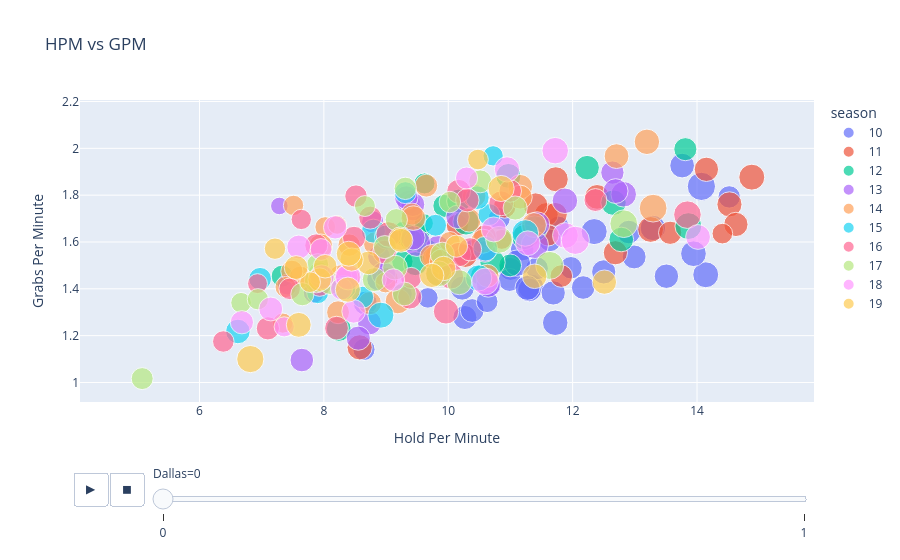

Here is the notebook cell this chart was saved with:
### Code cell
hpm_gpm_O_all = px.scatter(MLTP_O, x = "hpm", y = "gpm",
size = "scorepm", color = "season", animation_frame = "Dallas",
hover_data = ["player"],
labels = {'hpm': 'Hold Per Minute', 'gpm': 'Grabs Per Minute'},
title = 'HPM vs GPM')

hpm_gpm_O_all.update_xaxes(range = [MLTP_O['hpm'].min() - 1, MLTP_O['hpm'].max() + 1])
hpm_gpm_O_all.update_yaxes(range = [MLTP_O['gpm'].min() - 0.1, MLTP_O['gpm'].max() + 0.1])

hpm_gpm_O_all.update_layout(scene=dict(xaxis=dict(title='Hold Per Minute'),
yaxis=dict(title='Grabs Per Minute')), height = 900)
hpm_gpm_O_all.show()

### Figure 1 — Plotly figure (JSON) as saved in the notebook; plotly's stock layout.template omitted (floating-point values rounded to 4 significant figures)
{"data": [{"customdata": [["Altiger"], ["Vials"], ["dywz"], ["ooo killem"], ["bad"], ["Stojakovic"], ["Fronj"], ["MiIky"], ["Ty"], ["Ball God"], ["MrFruitzy"], ["BALLDON'TLIE"], ["wanker -->"], ["timeboy"], ["Mufro"], ["BAllstar"], ["LEBRON*JAMES"], ["toasty."], ["i'm high"], ["Have mad"], ["danisk"], ["okthen"], ["Mr. Hat"], ["DEAD NAN"], ["owen"], ["Legman"], ["ProTagonist_"], ["np"], ["WowSuchPro"], ["Romulus"], ["intercest"], ["Stalin"], ["Legion"], ["Wanye"], ["Some Paul"], ["DOKE"], ["swerve"]], "hovertemplate": "season=10<br>Dallas=0<br>Hold Per Minute=%{x}<br>Grabs Per Minute=%{y}<br>scorepm=%{marker.size}<br>player=%{customdata[0]}<extra></extra>", "legendgroup": "10", "marker": {"color": "#636efa", "size": [4.061, 3.237, 3.473, 3.406, 3.547, 4.11, 3.389, 3.07, 3.612, 3.96, 2.588, 3.167, 3.222, 3, 3.449, 3.459, 4.885, 3.506, 4.149, 2.877, 3.092, 3.797, 3.41, 3.662, 2.928, 4.263, 3.729, 3.592, 2.993, 3.157, 3.522, 2.471, 3.401, 3.985, 2.89, 3.517, 4.043], "sizemode": "area", "sizeref": 0.01221, "symbol": "circle"}, "mode": "markers", "name": "10", "orientation": "v", "showlegend": true, "type": "scatter", "x": [11.33, 11, 10.66, 12.17, 10.27, 14.14, 11.19, 14.52, 11.69, 13.29, 9.672, 11.43, 10.99, 8.645, 10.39, 11.3, 14.07, 12.99, 12.35, 10.42, 11.97, 11.27, 12.9, 13.51, 11.77, 11.11, 13.76, 12.5, 10.82, 11.64, 10.22, 9.261, 8.878, 11.72, 10.62, 8.667, 13.94], "xaxis": "x", "y": [1.408, 1.485, 1.416, 1.406, 1.278, 1.46, 1.569, 1.792, 1.383, 1.66, 1.361, 1.488, 1.438, 1.141, 1.307, 1.395, 1.837, 1.536, 1.644, 1.567, 1.49, 1.404, 1.643, 1.454, 1.664, 1.51, 1.926, 1.472, 1.7, 1.607, 1.403, 1.378, 1.441, 1.255, 1.345, 1.339, 1.55], "yaxis": "y"}, {"customdata": [["BALLDON'TLIE"], ["MiIky"], ["sun chips"], ["Spjork"], ["bright"], ["Hulzy"], ["thenewguy."], ["Fatal"], ["danisk"], ["CB13"], ["Jake from SF"], ["Mr. Hat"], ["Ty"], ["toasty."], ["Dor"], ["meaL"], ["intercest"], ["eggo"], ["dywz"], ["MEGATRON"], ["destar"], ["BAN NAN"], ["Apopalypse"], ["Wayne"], ["Renegade"]], "hovertemplate": "season=11<br>Dallas=0<br>Hold Per Minute=%{x}<br>Grabs Per Minute=%{y}<br>scorepm=%{marker.size}<br>player=%{customdata[0]}<extra></extra>", "legendgroup": "11", "marker": {"color": "#EF553B", "size": [3.471, 3.624, 4.079, 3.49, 3.311, 3.857, 3.712, 3.036, 2.444, 3.875, 3.413, 3.6, 2.944, 4.123, 3.741, 3.836, 4.446, 3.153, 2.842, 3.592, 3.118, 2.607, 3.571, 3.119, 2.79], "sizemode": "area", "sizeref": 0.01221, "symbol": "circle"}, "mode": "markers", "name": "11", "orientation": "v", "showlegend": true, "type": "scatter", "x": [11.58, 14.15, 13.25, 11.72, 13.57, 14.52, 11.4, 10.15, 10.86, 8.575, 10.28, 14.62, 9.019, 14.88, 12.39, 11.73, 11.27, 10.59, 11.61, 12.69, 11.82, 14.41, 9.824, 10.91, 9.305], "xaxis": "x", "y": [1.717, 1.91, 1.654, 1.718, 1.639, 1.761, 1.757, 1.671, 1.611, 1.15, 1.542, 1.675, 1.444, 1.877, 1.793, 1.868, 1.632, 1.624, 1.629, 1.554, 1.455, 1.636, 1.465, 1.75, 1.625], "yaxis": "y"}, {"customdata": [["danisk"], ["protag"], ["#Frozen"], ["swerve"], ["Fronj"], ["toasty."], ["intercest"], ["Destar"], ["LEBRON*JAMES"], ["Hulzy"], ["okthen"], ["BALLDON'TLIE"], ["MILKY"], ["thenewguy."], ["dywz"], ["GOOBR"], ["bright"], ["Apopalypse"], ["Spjork"], ["Ball God"], ["YAC"], ["Mr. Hat"], ["Gman8181"], ["caramelbaays"]], "hovertemplate": "season=12<br>Dallas=0<br>Hold Per Minute=%{x}<br>Grabs Per Minute=%{y}<br>scorepm=%{marker.size}<br>player=%{customdata[0]}<extra></extra>", "legendgroup": "12", "marker": {"color": "#00cc96", "size": [2.669, 3.663, 2.954, 2.792, 3.237, 3.993, 4.232, 2.921, 3.807, 2.704, 3.862, 3.546, 3.264, 3.46, 3.19, 3.325, 3.714, 3.519, 3.114, 3.971, 3.793, 4.404, 2.26, 3.919], "sizemode": "area", "sizeref": 0.01221, "symbol": "circle"}, "mode": "markers", "name": "12", "orientation": "v", "showlegend": true, "type": "scatter", "x": [10.53, 12.23, 7.329, 9.262, 9.938, 11.39, 10.29, 9.668, 10.97, 9.618, 11.22, 9.504, 13.81, 10.16, 11.0, 9.289, 12.78, 9.47, 9.407, 12.66, 8.239, 13.86, 9.607, 10.71], "xaxis": "x", "y": [1.458, 1.918, 1.454, 1.517, 1.754, 1.657, 1.686, 1.564, 1.882, 1.85, 1.621, 1.632, 1.996, 1.775, 1.5, 1.639, 1.611, 1.507, 1.607, 1.768, 1.229, 1.668, 1.68, 1.512], "yaxis": "y"}, {"customdata": [["Legman"], ["Dino"], ["Ball God"], ["noblord"], ["toasty."], ["CB13"], ["Mufro"], ["swerve"], ["intercest"], ["Hulzy"], ["Milky"], ["protag"], ["Fatal"], ["chipper"], ["Bamboozler"], ["DT"], ["Mr. Hat"], ["Apopalypse"], ["GOOBR"], ["Destar"], ["bright"], ["young savage"], ["WarriOrs"], ["clownmeaL"], ["Waynee"]], "hovertemplate": "season=13<br>Dallas=0<br>Hold Per Minute=%{x}<br>Grabs Per Minute=%{y}<br>scorepm=%{marker.size}<br>player=%{customdata[0]}<extra></extra>", "legendgroup": "13", "marker": {"color": "#ab63fa", "size": [3.907, 3.385, 3.408, 1.892, 4.567, 3.408, 2.679, 3.188, 4.546, 3.375, 3.989, 3.329, 3.491, 2.915, 3.564, 3.646, 3.98, 2.691, 2.389, 3.021, 3.579, 3.515, 3.77, 3.37, 3.574], "sizemode": "area", "sizeref": 0.01221, "symbol": "circle"}, "mode": "markers", "name": "13", "orientation": "v", "showlegend": true, "type": "scatter", "x": [11.43, 9.83, 9.363, 7.285, 11.39, 7.646, 7.838, 8.887, 9.496, 10.15, 12.82, 12.64, 8.733, 10.59, 8.554, 9.432, 11.88, 7.418, 9.432, 8.786, 8.961, 9.43, 12.69, 9.325, 10.64], "xaxis": "x", "y": [1.675, 1.578, 1.771, 1.754, 1.587, 1.096, 1.383, 1.538, 1.596, 1.707, 1.804, 1.896, 1.254, 1.56, 1.189, 1.618, 1.776, 1.418, 1.732, 1.686, 1.464, 1.76, 1.817, 1.79, 1.416], "yaxis": "y"}, {"customdata": [["Gman8181"], ["bubblez"], ["eee"], ["A-A-ron"], ["veezy"], ["protag"], ["Bumballbee"], ["GOOBR"], ["ccga's mom"], ["felon fred"], ["Pnaoxt"], ["Wanye"], ["Weed"], ["WarriOrs"], ["Mufro"], ["fuckthecrc"], ["Gasol"], ["Ty"], ["beast mode"], ["Will1119"], ["MONSTAH"], ["Vials"], ["BALLDON'TLIE"], ["jjpoole"], ["Renegade"], ["Destar"], ["Crossover"], ["Pie Cat"], ["NEUhusky"], ["danisk"], ["PK SMURFBALL"], ["melon head"], ["DEAD NAN"], ["moobear"], ["FLY"], ["#SelfySyntax"]], "hovertemplate": "season=14<br>Dallas=0<br>Hold Per Minute=%{x}<br>Grabs Per Minute=%{y}<br>scorepm=%{marker.size}<br>player=%{customdata[0]}<extra></extra>", "legendgroup": "14", "marker": {"color": "#FFA15A", "size": [3.429, 2.631, 3.156, 3.241, 2.625, 3.956, 2.936, 3.794, 3.408, 3.545, 3.009, 3.661, 3.3, 4.719, 3.264, 3.764, 3.675, 3.903, 3.452, 2.942, 3.044, 3.369, 3.861, 3.725, 2.538, 3.008, 3.2, 3.693, 3.21, 2.493, 3.067, 2.723, 3.5, 2.151, 3.483, 2.7], "sizemode": "area", "sizeref": 0.01221, "symbol": "circle"}, "mode": "markers", "name": "14", "orientation": "v", "showlegend": true, "type": "scatter", "x": [10.34, 8.992, 8.4, 8.262, 8.022, 13.19, 7.621, 11.38, 10.42, 10.56, 9.794, 9.825, 8.739, 13.29, 10.63, 12.71, 11.16, 9.189, 8.828, 9.417, 9.764, 9.731, 9.9, 9.438, 7.513, 7.486, 9.647, 9.007, 8.229, 7.339, 8.407, 7.385, 11.16, 8.214, 7.95, 10.03], "xaxis": "x", "y": [1.693, 1.427, 1.447, 1.453, 1.664, 2.028, 1.45, 1.672, 1.797, 1.603, 1.531, 1.542, 1.339, 1.744, 1.456, 1.967, 1.836, 1.347, 1.593, 1.719, 1.533, 1.539, 1.517, 1.702, 1.756, 1.475, 1.841, 1.635, 1.3, 1.254, 1.587, 1.408, 1.792, 1.673, 1.583, 1.6], "yaxis": "y"}, {"customdata": [["intercest"], ["sun chips"], ["protag"], ["bright"], ["BALLDON'TLIE"], ["MILKY"], ["GOOBR"], ["pulpo"], ["Gasol"], ["Curry"], ["DT"], ["badger"], ["toasty."], ["Destar"], ["taco."], ["Ty"]], "hovertemplate": "season=15<br>Dallas=0<br>Hold Per Minute=%{x}<br>Grabs Per Minute=%{y}<br>scorepm=%{marker.size}<br>player=%{customdata[0]}<extra></extra>", "legendgroup": "15", "marker": {"color": "#19d3f3", "size": [3.693, 3.743, 2.525, 4.204, 3.514, 2.975, 2.932, 3.418, 2.95, 2.929, 3.618, 4.312, 4.15, 3.161, 2.946, 3.635], "sizemode": "area", "sizeref": 0.01221, "symbol": "circle"}, "mode": "markers", "name": "15", "orientation": "v", "showlegend": true, "type": "scatter", "x": [6.618, 10.6, 10.72, 10.49, 8.796, 10.66, 9.796, 10.47, 9.311, 7.9, 9.011, 11.24, 8.917, 6.975, 8.625, 8.32], "xaxis": "x", "y": [1.218, 1.571, 1.968, 1.446, 1.646, 1.717, 1.671, 1.789, 1.811, 1.383, 1.621, 1.638, 1.288, 1.443, 1.364, 1.405], "yaxis": "y"}, {"customdata": [["A-A-ron"], ["Cheetosrule"], ["GOOBR"], ["Jake from SF"], ["Apopalypse"], ["bright"], ["pulpo"], ["WarriOrs"], ["Will1119"], ["Spjork"], ["Mufro"], ["#SelfySyntax"], ["sidewalk"], ["d0pe"], ["Crossover"], ["veezy"], ["Gasol"], ["Ty"], ["Frozen"], ["DEAD NAN"], ["Destar"], ["FLY"], ["Suchit"], ["ez"], ["Nice Person"]], "hovertemplate": "season=16<br>Dallas=0<br>Hold Per Minute=%{x}<br>Grabs Per Minute=%{y}<br>scorepm=%{marker.size}<br>player=%{customdata[0]}<extra></extra>", "legendgroup": "16", "marker": {"color": "#FF6692", "size": [3.346, 3.555, 3.636, 3.294, 3.45, 3.975, 3.77, 4.658, 2.729, 3.242, 3.436, 2.426, 3.092, 3.107, 3.471, 3.254, 3.364, 3.936, 3.25, 3.212, 3.982, 2.832, 2.533, 2.833, 3.312], "sizemode": "area", "sizeref": 0.01221, "symbol": "circle"}, "mode": "markers", "name": "16", "orientation": "v", "showlegend": true, "type": "scatter", "x": [7.932, 9.38, 10.17, 7.1, 8.204, 10.04, 10.85, 13.85, 9.404, 8.746, 8.975, 6.933, 8.517, 11.0, 10.17, 7.879, 10.31, 9.964, 8.486, 12.37, 9.043, 7.45, 7.637, 6.383, 10.35], "xaxis": "x", "y": [1.418, 1.365, 1.546, 1.231, 1.232, 1.454, 1.765, 1.717, 1.446, 1.704, 1.557, 1.422, 1.796, 1.818, 1.817, 1.586, 1.779, 1.304, 1.618, 1.779, 1.632, 1.4, 1.696, 1.175, 1.569], "yaxis": "y"}, {"customdata": [["FLY"], ["Crossover"], ["badger"], ["DEAD NAN"], ["GOOBR"], ["Wanye"], ["bright"], ["WarriOrs"], ["Djinni"], ["Frozen"], ["Gasol"], ["pulpo"], ["Destar"], ["FURY."], ["d0pe"], ["DYWZ"], ["#SelfySyntax"], ["okthen99"], ["Suchit"], ["veezy"], ["Ball OON"], ["Matetricks"], ["EIsa"], ["Pnaoxt"]], "hovertemplate": "season=17<br>Dallas=0<br>Hold Per Minute=%{x}<br>Grabs Per Minute=%{y}<br>scorepm=%{marker.size}<br>player=%{customdata[0]}<extra></extra>", "legendgroup": "17", "marker": {"color": "#B6E880", "size": [2.591, 3.071, 4.416, 3.566, 3.828, 3.737, 4.784, 4.684, 3.459, 3.581, 3.244, 2.827, 2.964, 3.22, 3.045, 3.097, 2.975, 3.543, 3.518, 2.767, 2.954, 4.096, 2.679, 3.277], "sizemode": "area", "sizeref": 0.01221, "symbol": "circle"}, "mode": "markers", "name": "17", "orientation": "v", "showlegend": true, "type": "scatter", "x": [6.669, 9.31, 10.82, 11.08, 10.18, 9.144, 11.63, 12.82, 9.294, 7.881, 8.981, 10.03, 7.929, 10.51, 9.165, 8.103, 7.9, 9.904, 8.811, 6.939, 5.079, 9.846, 8.661, 7.654], "xaxis": "x", "y": [1.341, 1.829, 1.609, 1.745, 1.428, 1.491, 1.5, 1.678, 1.378, 1.434, 1.578, 1.771, 1.468, 1.859, 1.695, 1.424, 1.503, 1.548, 1.439, 1.356, 1.017, 1.464, 1.754, 1.377], "yaxis": "y"}, {"customdata": [["WarriOrs"], ["tng."], ["Tantrew"], ["Djinni"], ["gg!"], ["okthenXD"], ["pulpo"], ["boogie"], ["DT"], ["bright"], ["DEAD NAN"], ["MILKY"], ["DanP"], ["FROZEN"], ["toasty"], ["#SelfySyntax"], ["Ty"], ["Gasol"], ["JuKe Of yoRE"], ["swerve"], ["IfYouSeekAmy"]], "hovertemplate": "season=18<br>Dallas=0<br>Hold Per Minute=%{x}<br>Grabs Per Minute=%{y}<br>scorepm=%{marker.size}<br>player=%{customdata[0]}<extra></extra>", "legendgroup": "18", "marker": {"color": "#FF97FF", "size": [4.05, 3.692, 3.393, 3.732, 3.761, 4.315, 3, 3.489, 3.91, 4.879, 3.365, 3.821, 3.107, 3.3, 4.378, 2.908, 3.482, 2.983, 4.008, 3.331, 2.475], "sizemode": "area", "sizeref": 0.01221, "symbol": "circle"}, "mode": "markers", "name": "18", "orientation": "v", "showlegend": true, "type": "scatter", "x": [11.88, 7.967, 8.479, 11.28, 14.02, 11.72, 10.29, 7.596, 10.95, 12.04, 8.36, 10.73, 9.117, 6.682, 10.59, 7.956, 7.146, 8.283, 8.392, 8.181, 7.362], "xaxis": "x", "y": [1.628, 1.45, 1.304, 1.595, 1.621, 1.99, 1.873, 1.579, 1.91, 1.607, 1.45, 1.654, 1.438, 1.257, 1.432, 1.568, 1.314, 1.4, 1.45, 1.663, 1.238], "yaxis": "y"}, {"customdata": [["Bamboozler"], ["aardvark"], ["Destar"], ["d0pe"], ["Luka Doncic"], ["BALLDON'TLIE"], ["Tantrew"], ["BALLANKA"], ["Messi"], ["Djinni"], ["EGGO"], ["glob."], ["Frozen"], ["boogie"], ["Ty"], ["Cheetosrule"], ["Bitch"], ["#SelfySyntax"], ["pulpo"], ["OD GOD"]], "hovertemplate": "season=19<br>Dallas=0<br>Hold Per Minute=%{x}<br>Grabs Per Minute=%{y}<br>scorepm=%{marker.size}<br>player=%{customdata[0]}<extra></extra>", "legendgroup": "19", "marker": {"color": "#FECB52", "size": [3.389, 3.792, 3.404, 3.036, 3.404, 3.357, 3.661, 2.636, 3.618, 3.696, 4.535, 3.596, 3.321, 3.504, 3.864, 3.804, 4.171, 2.796, 2.613, 3.482], "sizemode": "area", "sizeref": 0.01221, "symbol": "circle"}, "mode": "markers", "name": "19", "orientation": "v", "showlegend": true, "type": "scatter", "x": [7.932, 7.596, 8.021, 10.13, 8.718, 9.229, 9.926, 7.779, 12.51, 11.39, 6.818, 9.736, 8.446, 9.239, 8.386, 8.4, 10.85, 7.214, 10.48, 7.555], "xaxis": "x", "y": [1.439, 1.246, 1.496, 1.582, 1.511, 1.614, 1.487, 1.429, 1.429, 1.454, 1.1, 1.457, 1.525, 1.607, 1.396, 1.55, 1.829, 1.571, 1.952, 1.491], "yaxis": "y"}], "layout": {"autosize": true, "legend": {"itemsizing": "constant", "title": {"text": "season"}, "tracegroupgap": 0}, "scene": {"xaxis": {"title": {"text": "Hold Per Minute"}}, "yaxis": {"title": {"text": "Grabs Per Minute"}}}, "sliders": [{"active": 0, "currentvalue": {"prefix": "Dallas="}, "len": 0.9, "pad": {"b": 10, "t": 60}, "steps": [{"args": [["0"], {"frame": {"duration": 0, "redraw": false}, "fromcurrent": true, "mode": "immediate", "transition": {"duration": 0, "easing": "linear"}}], "label": "0", "method": "animate"}, {"args": [["1"], {"frame": {"duration": 0, "redraw": false}, "fromcurrent": true, "mode": "immediate", "transition": {"duration": 0, "easing": "linear"}}], "label": "1", "method": "animate"}], "x": 0.1, "xanchor": "left", "y": 0, "yanchor": "top"}], "title": {"text": "HPM vs GPM"}, "updatemenus": [{"buttons": [{"args": [null, {"frame": {"duration": 500, "redraw": false}, "fromcurrent": true, "mode": "immediate", "transition": {"duration": 500, "easing": "linear"}}], "label": "&#9654;", "method": "animate"}, {"args": [[null], {"frame": {"duration": 0, "redraw": false}, "fromcurrent": true, "mode": "immediate", "transition": {"duration": 0, "easing": "linear"}}], "label": "&#9724;", "method": "animate"}], "direction": "left", "pad": {"r": 10, "t": 70}, "showactive": false, "type": "buttons", "x": 0.1, "xanchor": "right", "y": 0, "yanchor": "top"}], "xaxis": {"anchor": "y", "domain": [0, 1], "range": [4.079, 15.88], "title": {"text": "Hold Per Minute"}, "type": "linear"}, "yaxis": {"anchor": "x", "domain": [0, 1], "range": [0.9167, 2.206], "title": {"text": "Grabs Per Minute"}, "type": "linear"}}}
